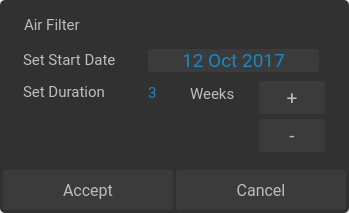
<?xml version="1.0" encoding="UTF-8"?>
<ui version="4.0">
 <class>AirFilterWindowReminderClinical</class>
 <widget class="QDialog" name="AirFilterWindowReminderClinical">
  <property name="geometry">
   <rect>
    <x>0</x>
    <y>0</y>
    <width>349</width>
    <height>213</height>
   </rect>
  </property>
  <property name="windowTitle">
   <string>Dialog</string>
  </property>
  <property name="styleSheet">
   <string notr="true"/>
  </property>
  <widget class="QPushButton" name="airFilterAccept">
   <property name="geometry">
    <rect>
     <x>3</x>
     <y>170</y>
     <width>170</width>
     <height>40</height>
    </rect>
   </property>
   <property name="font">
    <font>
     <family>Roboto</family>
     <pointsize>12</pointsize>
    </font>
   </property>
   <property name="focusPolicy">
    <enum>Qt::NoFocus</enum>
   </property>
   <property name="styleSheet">
    <string notr="true">QPushButton {
background-color:#3B3B3B;
color:#BDBDBD;
border:none;
border-radius:3px;
}
QPushButton:pressed {
background-color:#606060;
color:#BDBDBD;
border:none;
border-radius:3px;
}
</string>
   </property>
   <property name="text">
    <string>Accept</string>
   </property>
  </widget>
  <widget class="QLabel" name="airFilterTitle">
   <property name="geometry">
    <rect>
     <x>24</x>
     <y>16</y>
     <width>111</width>
     <height>31</height>
    </rect>
   </property>
   <property name="font">
    <font>
     <family>Roboto</family>
     <pointsize>11</pointsize>
    </font>
   </property>
   <property name="styleSheet">
    <string notr="true">color:#BDBDBD</string>
   </property>
   <property name="text">
    <string>Air Filter</string>
   </property>
   <property name="alignment">
    <set>Qt::AlignLeading|Qt::AlignLeft|Qt::AlignTop</set>
   </property>
  </widget>
  <widget class="QPushButton" name="airFilterCancel">
   <property name="geometry">
    <rect>
     <x>176</x>
     <y>170</y>
     <width>170</width>
     <height>40</height>
    </rect>
   </property>
   <property name="font">
    <font>
     <family>Roboto</family>
     <pointsize>12</pointsize>
    </font>
   </property>
   <property name="focusPolicy">
    <enum>Qt::NoFocus</enum>
   </property>
   <property name="styleSheet">
    <string notr="true">QPushButton {
background-color:#3B3B3B;
color:#BDBDBD;
border:none;
border-radius:3px;
}
QPushButton:pressed {
background-color:#606060;
color:#BDBDBD;
border:none;
border-radius:3px;
}
</string>
   </property>
   <property name="text">
    <string>Cancel</string>
   </property>
  </widget>
  <widget class="QPushButton" name="airFilterDecrement">
   <property name="geometry">
    <rect>
     <x>259</x>
     <y>119</y>
     <width>66</width>
     <height>33</height>
    </rect>
   </property>
   <property name="font">
    <font>
     <family>Roboto</family>
     <pointsize>14</pointsize>
    </font>
   </property>
   <property name="focusPolicy">
    <enum>Qt::NoFocus</enum>
   </property>
   <property name="styleSheet">
    <string notr="true">QPushButton {
background-color:#3B3B3B;
color:#BDBDBD;
border:none;
border-radius:3px;
}
QPushButton:pressed {
background-color:#606060;
color:#BDBDBD;
border:none;
border-radius:3px;
}
</string>
   </property>
   <property name="text">
    <string>-</string>
   </property>
  </widget>
  <widget class="QPushButton" name="airFilterIncrement">
   <property name="geometry">
    <rect>
     <x>259</x>
     <y>81</y>
     <width>66</width>
     <height>33</height>
    </rect>
   </property>
   <property name="font">
    <font>
     <family>Roboto</family>
     <pointsize>14</pointsize>
    </font>
   </property>
   <property name="focusPolicy">
    <enum>Qt::NoFocus</enum>
   </property>
   <property name="styleSheet">
    <string notr="true">QPushButton {
background-color:#3B3B3B;
color:#BDBDBD;
border:none;
border-radius:3px;
}
QPushButton:pressed {
background-color:#606060;
color:#BDBDBD;
border:none;
border-radius:3px;
}
</string>
   </property>
   <property name="text">
    <string>+</string>
   </property>
  </widget>
  <widget class="QLabel" name="airFilterSetStartDateTitle">
   <property name="geometry">
    <rect>
     <x>23</x>
     <y>51</y>
     <width>111</width>
     <height>18</height>
    </rect>
   </property>
   <property name="font">
    <font>
     <family>Roboto</family>
     <pointsize>11</pointsize>
    </font>
   </property>
   <property name="styleSheet">
    <string notr="true">color:#BDBDBD</string>
   </property>
   <property name="text">
    <string>Set Start Date</string>
   </property>
  </widget>
  <widget class="QLabel" name="airFilterSetDurationTitle">
   <property name="geometry">
    <rect>
     <x>23</x>
     <y>83</y>
     <width>101</width>
     <height>18</height>
    </rect>
   </property>
   <property name="font">
    <font>
     <family>Roboto</family>
     <pointsize>11</pointsize>
    </font>
   </property>
   <property name="styleSheet">
    <string notr="true">color:#BDBDBD</string>
   </property>
   <property name="text">
    <string>Set Duration</string>
   </property>
  </widget>
  <widget class="QLabel" name="airFilterDuration">
   <property name="geometry">
    <rect>
     <x>148</x>
     <y>78</y>
     <width>30</width>
     <height>29</height>
    </rect>
   </property>
   <property name="font">
    <font>
     <family>Roboto</family>
     <pointsize>11</pointsize>
    </font>
   </property>
   <property name="styleSheet">
    <string notr="true">color:#1788C3</string>
   </property>
   <property name="text">
    <string>3</string>
   </property>
  </widget>
  <widget class="QLabel" name="airFilterDurationUnit">
   <property name="geometry">
    <rect>
     <x>190</x>
     <y>86</y>
     <width>61</width>
     <height>16</height>
    </rect>
   </property>
   <property name="font">
    <font>
     <family>Roboto</family>
     <pointsize>11</pointsize>
    </font>
   </property>
   <property name="styleSheet">
    <string notr="true">color:#BDBDBD</string>
   </property>
   <property name="text">
    <string>Weeks</string>
   </property>
  </widget>
  <widget class="QPushButton" name="airFilterSetDate">
   <property name="geometry">
    <rect>
     <x>148</x>
     <y>49</y>
     <width>171</width>
     <height>23</height>
    </rect>
   </property>
   <property name="font">
    <font>
     <family>Roboto</family>
     <pointsize>14</pointsize>
    </font>
   </property>
   <property name="focusPolicy">
    <enum>Qt::NoFocus</enum>
   </property>
   <property name="styleSheet">
    <string notr="true">QPushButton {
background-color:#3B3B3B;
color:#1788C3;
border:none;
border-radius:3px;
}
QPushButton:pressed {
background-color:#606060;
color:#1788C3;
border:none;
border-radius:3px;
}
</string>
   </property>
   <property name="text">
    <string>12 Oct 2017</string>
   </property>
  </widget>
  <widget class="QFrame" name="frame">
   <property name="geometry">
    <rect>
     <x>0</x>
     <y>0</y>
     <width>349</width>
     <height>213</height>
    </rect>
   </property>
   <property name="styleSheet">
    <string notr="true">background-color: rgb(49, 49, 49);
border: 1px;
border-radius: 5px;</string>
   </property>
   <property name="frameShape">
    <enum>QFrame::StyledPanel</enum>
   </property>
   <property name="frameShadow">
    <enum>QFrame::Raised</enum>
   </property>
  </widget>
  <zorder>frame</zorder>
  <zorder>airFilterAccept</zorder>
  <zorder>airFilterTitle</zorder>
  <zorder>airFilterCancel</zorder>
  <zorder>airFilterDecrement</zorder>
  <zorder>airFilterIncrement</zorder>
  <zorder>airFilterSetStartDateTitle</zorder>
  <zorder>airFilterSetDurationTitle</zorder>
  <zorder>airFilterDuration</zorder>
  <zorder>airFilterDurationUnit</zorder>
  <zorder>airFilterSetDate</zorder>
 </widget>
 <resources/>
 <connections/>
</ui>
